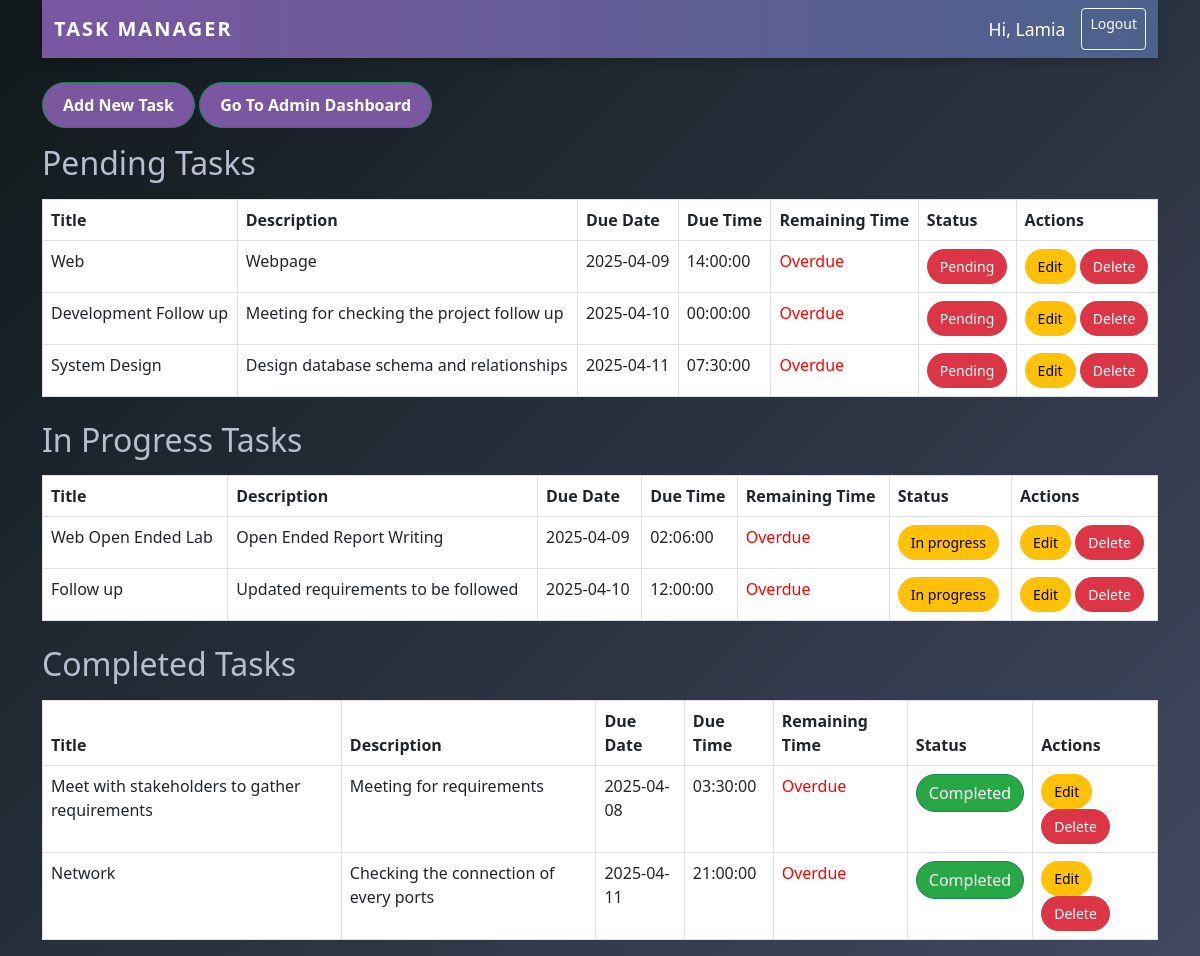
/dashboard.php (signed in), run on the app's committed database.
### tables this page shows
CREATE TABLE `tasks` (
  `id` int(11) NOT NULL,
  `user_id` int(11) NOT NULL,
  `title` varchar(255) NOT NULL,
  `description` text DEFAULT NULL,
  `due_date` date DEFAULT NULL,
  `status` enum('pending','in_progress','completed') DEFAULT 'pending',
  `due_time` time DEFAULT NULL
);

### dashboard.php (the view, shortened to what this page needs)
<?php
require 'config.php';
require 'header.php';
$stmtPending = $conn->prepare("SELECT * FROM tasks WHERE status = 'pending' ORDER BY due_date");
$stmtPending->execute();
$pendingTasks = $stmtPending->fetchAll(PDO::FETCH_ASSOC);
$stmtInProgress = $conn->prepare("SELECT * FROM tasks WHERE status = 'in_progress' ORDER BY due_date");
$stmtInProgress->execute();
$inProgressTasks = $stmtInProgress->fetchAll(PDO::FETCH_ASSOC);
$stmtCompleted = $conn->prepare("SELECT * FROM tasks WHERE status = 'completed' ORDER BY due_date");
$stmtCompleted->execute();
$completedTasks = $stmtCompleted->fetchAll(PDO::FETCH_ASSOC);
$isAdmin = isset($_SESSION['user_id']) && $_SESSION['user_id'] == 1;
?>
<!DOCTYPE html>
<html>
<head>
  <link href="https://cdn.jsdelivr.net/npm/bootstrap@5.3.0/dist/css/bootstrap.min.css" rel="stylesheet">
</head>
<body class="container">
<a href="add_task.php" class="btn btn-success mb-3" style="background-color: rgb(123, 87, 162);">Add New Task</a>
<?php if ($isAdmin): ?>
    <a href="admin_dashboard.php" class="btn btn-success mb-3" style="background-color: rgb(123, 87, 162);">Go To Admin Dashboard</a>
<?php endif; ?>
<h2 class="mb-3 header-color">Pending Tasks</h2>
<table class="table table-bordered mb-4" id="pending-tasks">
    <thead>
        <tr><th>Title</th><th>Description</th><th>Due Date</th><th>Due Time</th><th>Remaining Time</th><th>Status</th><th>Actions</th></tr>
    </thead>
    <tbody>
    <?php foreach ($pendingTasks as $task): ?>
        <?php
            $status = $task['status'];
            $statusClass = '';
            if ($status === 'pending') $statusClass = 'btn-danger';
            elseif ($status === 'in_progress') $statusClass = 'btn-warning';
            elseif ($status === 'completed') $statusClass = 'btn-success';
        ?>
        <tr class="task-row" data-status="<?= $status ?>" data-id="<?= $task['id'] ?>">
            <td><?= htmlspecialchars($task['title']) ?></td>
            <td><?= htmlspecialchars($task['description']) ?></td>
            <td><?= $task['due_date'] ?></td>
            <td><?= $task['due_time'] ?></td>
            <td class="remaining-time" data-duedate="<?= $task['due_date'] ?>" data-duetime="<?= $task['due_time'] ?>"></td>
            <td>
                <button class="btn btn-sm <?= $statusClass ?> status-btn" data-id="<?= $task['id'] ?>" data-status="<?= $status ?>">
                    <?= ucfirst(str_replace('_', ' ', $status)) ?>
                </button>
            </td>
            <td>
                <a href="edit_task.php?id=<?= $task['id'] ?>" class="btn btn-sm btn-warning">Edit</a>
                <a href="delete_task.php?id=<?= $task['id'] ?>" class="btn btn-sm btn-danger" onclick="return confirm('Delete this task?');">Delete</a>
            </td>
        </tr>
    <?php endforeach; ?>
    </tbody>
</table>
<h2 class="mb-3 header-color">In Progress Tasks</h2>
<table class="table table-bordered mb-4" id="in-progress-tasks">
    <thead>
        <tr><th>Title</th><th>Description</th><th>Due Date</th><th>Due Time</th><th>Remaining Time</th><th>Status</th><th>Actions</th></tr>
    </thead>
    <tbody>
    <?php foreach ($inProgressTasks as $task): ?>
        <?php
            $status = $task['status'];
            $statusClass = '';
            if ($status === 'pending') $statusClass = 'btn-danger';
            elseif ($status === 'in_progress') $statusClass = 'btn-warning';
            elseif ($status === 'completed') $statusClass = 'btn-success';
        ?>
        <tr class="task-row" data-status="<?= $status ?>" data-id="<?= $task['id'] ?>">
            <td><?= htmlspecialchars($task['title']) ?></td>
            <td><?= htmlspecialchars($task['description']) ?></td>
            <td><?= $task['due_date'] ?></td>
            <td><?= $task['due_time'] ?></td>
            <td class="remaining-time" data-duedate="<?= $task['due_date'] ?>" data-duetime="<?= $task['due_time'] ?>"></td>
            <td>
                <button class="btn btn-sm <?= $statusClass ?> status-btn" data-id="<?= $task['id'] ?>" data-status="<?= $status ?>">
                    <?= ucfirst(str_replace('_', ' ', $status)) ?>
                </button>
            </td>
            <td>
                <a href="edit_task.php?id=<?= $task['id'] ?>" class="btn btn-sm btn-warning">Edit</a>
                <a href="delete_task.php?id=<?= $task['id'] ?>" class="btn btn-sm btn-danger" onclick="return confirm('Delete this task?');">Delete</a>
            </td>
        </tr>
    <?php endforeach; ?>
    </tbody>
</table>
<h2 class="mb-3 header-color">Completed Tasks</h2>
<table class="table table-bordered" id="completed-tasks">
    <thead>
        <tr><th>Title</th><th>Description</th><th>Due Date</th><th>Due Time</th><th>Remaining Time</th><th>Status</th><th>Actions</th></tr>
    </thead>
    <tbody>
    <?php foreach ($completedTasks as $task): ?>
        <?php
            $status = $task['status'];
            $statusClass = '';
            if ($status === 'pending') $statusClass = 'btn-danger';
            elseif ($status === 'in_progress') $statusClass = 'btn-warning';
            elseif ($status === 'completed') $statusClass = 'btn-success';
        ?>
        <tr class="task-row" data-status="<?= $status ?>" data-id="<?= $task['id'] ?>">
            <td><?= htmlspecialchars($task['title']) ?></td>
            <td><?= htmlspecialchars($task['description']) ?></td>
            <td><?= $task['due_date'] ?></td>
            <td><?= $task['due_time'] ?></td>
            <td class="remaining-time" data-duedate="<?= $task['due_date'] ?>" data-duetime="<?= $task['due_time'] ?>"></td>
            <td>
                <button class="btn btn-sm <?= $statusClass ?> status-btn" data-id="<?= $task['id'] ?>" data-status="<?= $status ?>">
                    <?= ucfirst(str_replace('_', ' ', $status)) ?>
                </button>
            </td>
            <td>
                <a href="edit_task.php?id=<?= $task['id'] ?>" class="btn btn-sm btn-warning">Edit</a>
                <a href="delete_task.php?id=<?= $task['id'] ?>" class="btn btn-sm btn-danger" onclick="return confirm('Delete this task?');">Delete</a>
            </td>
        </tr>
    <?php endforeach; ?>
    </tbody>
</table>
</body>
</html>

### dashboard.php (style rules this page uses)
body { background: linear-gradient(135deg, rgb(16, 24, 26), rgb(113, 121, 167), rgb(164, 117, 135)); background-size: 400% 400%; animation: gradientBackground 6s ease infinite; }
.btn-success { background-color: #28a745; border-radius: 30px; padding: 10px 20px; font-size: 1rem; font-weight: 600; transition: all 0.3s ease-in-out; }
table { border-collapse: collapse; width: 100%; }
table th, table td { text-align: left; padding: 12px; border-bottom: 1px solid #ddd; }
table th { background-color: #f8f9fa; font-weight: 600; color: #333; }
.status-btn { border-radius: 20px; font-weight: 500; padding: 6px 12px; transition: all 0.3s ease-in-out; }
.btn-warning, .btn-danger { border-radius: 20px; padding: 6px 12px; font-weight: 500; transition: all 0.3s ease-in-out; }
.header-color { color: rgb(180, 191, 210); }

### data on the page
tasks: title "Web", description "Webpage", due_date "2025-04-09", due_time "14:00:00", status "Pending"
tasks: title "Development Follow up", description "Meeting for checking the project follow up", due_date "2025-04-10", due_time "00:00:00", status "Pending"
tasks: title "System Design", description "Design database schema and relationships", due_date "2025-04-11", due_time "07:30:00", status "Pending"
tasks: title "Web Open Ended Lab", description "Open Ended Report Writing", due_date "2025-04-09", due_time "02:06:00", status "In progress"
tasks: title "Follow up", description "Updated requirements to be followed", due_date "2025-04-10", due_time "12:00:00", status "In progress"
tasks: title "Meet with stakeholders to gather requirements", description "Meeting for requirements", due_date "2025-04-08", due_time "03:30:00", status "Completed"
tasks: title "Network", description "Checking the connection of every ports", due_date "2025-04-11", due_time "21:00:00", status "Completed"

### other printed values
$_SESSION['user_name'] "Lamia"
